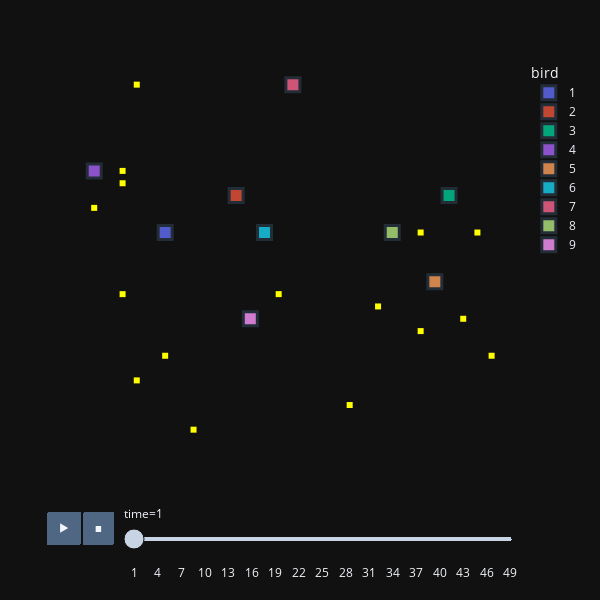

The notebook cell saved with this chart:
### Code cell
# animate a simulation
# load the data from the one simulation
sim_folder = 'sim0_run0'
sim_dir = os.path.join(home_dir, sim_folder)
birdlocsDF = pd.read_csv(os.path.join(sim_dir, "birdlocsDF.csv"), index_col=0)
rewardlocsDF = pd.read_csv(os.path.join(sim_dir, "rewardlocsDF.csv"), index_col=0)

# animate the last simulation
communicators = ft.object_from_data(birdlocsDF, rewardlocsDF)
ft.animate_birds(communicators, plot_rewards=True,
                  width = 600, height = 600, point_size = 10)

### Figure 1 — Plotly figure (JSON) as saved in the notebook; plotly's stock layout.template omitted (floating-point values rounded to 4 significant figures)
{"data": [{"hovertemplate": "bird=1<br>time=1<br>x=%{x}<br>y=%{y}<extra></extra>", "legendgroup": "1", "marker": {"color": "#636efa", "line": {"width": 3}, "opacity": 0.8, "size": 14, "symbol": "square"}, "mode": "markers", "name": "1", "orientation": "v", "showlegend": true, "type": "scatter", "x": [5], "xaxis": "x", "y": [16], "yaxis": "y"}, {"hovertemplate": "bird=2<br>time=1<br>x=%{x}<br>y=%{y}<extra></extra>", "legendgroup": "2", "marker": {"color": "#EF553B", "line": {"width": 3}, "opacity": 0.8, "size": 14, "symbol": "square"}, "mode": "markers", "name": "2", "orientation": "v", "showlegend": true, "type": "scatter", "x": [10], "xaxis": "x", "y": [19], "yaxis": "y"}, {"hovertemplate": "bird=3<br>time=1<br>x=%{x}<br>y=%{y}<extra></extra>", "legendgroup": "3", "marker": {"color": "#00cc96", "line": {"width": 3}, "opacity": 0.8, "size": 14, "symbol": "square"}, "mode": "markers", "name": "3", "orientation": "v", "showlegend": true, "type": "scatter", "x": [25], "xaxis": "x", "y": [19], "yaxis": "y"}, {"hovertemplate": "bird=4<br>time=1<br>x=%{x}<br>y=%{y}<extra></extra>", "legendgroup": "4", "marker": {"color": "#ab63fa", "line": {"width": 3}, "opacity": 0.8, "size": 14, "symbol": "square"}, "mode": "markers", "name": "4", "orientation": "v", "showlegend": true, "type": "scatter", "x": [0], "xaxis": "x", "y": [21], "yaxis": "y"}, {"hovertemplate": "bird=5<br>time=1<br>x=%{x}<br>y=%{y}<extra></extra>", "legendgroup": "5", "marker": {"color": "#FFA15A", "line": {"width": 3}, "opacity": 0.8, "size": 14, "symbol": "square"}, "mode": "markers", "name": "5", "orientation": "v", "showlegend": true, "type": "scatter", "x": [24], "xaxis": "x", "y": [12], "yaxis": "y"}, {"hovertemplate": "bird=6<br>time=1<br>x=%{x}<br>y=%{y}<extra></extra>", "legendgroup": "6", "marker": {"color": "#19d3f3", "line": {"width": 3}, "opacity": 0.8, "size": 14, "symbol": "square"}, "mode": "markers", "name": "6", "orientation": "v", "showlegend": true, "type": "scatter", "x": [12], "xaxis": "x", "y": [16], "yaxis": "y"}, {"hovertemplate": "bird=7<br>time=1<br>x=%{x}<br>y=%{y}<extra></extra>", "legendgroup": "7", "marker": {"color": "#FF6692", "line": {"width": 3}, "opacity": 0.8, "size": 14, "symbol": "square"}, "mode": "markers", "name": "7", "orientation": "v", "showlegend": true, "type": "scatter", "x": [14], "xaxis": "x", "y": [28], "yaxis": "y"}, {"hovertemplate": "bird=8<br>time=1<br>x=%{x}<br>y=%{y}<extra></extra>", "legendgroup": "8", "marker": {"color": "#B6E880", "line": {"width": 3}, "opacity": 0.8, "size": 14, "symbol": "square"}, "mode": "markers", "name": "8", "orientation": "v", "showlegend": true, "type": "scatter", "x": [21], "xaxis": "x", "y": [16], "yaxis": "y"}, {"hovertemplate": "bird=9<br>time=1<br>x=%{x}<br>y=%{y}<extra></extra>", "legendgroup": "9", "marker": {"color": "#FF97FF", "line": {"width": 3}, "opacity": 0.8, "size": 14, "symbol": "square"}, "mode": "markers", "name": "9", "orientation": "v", "showlegend": true, "type": "scatter", "x": [11], "xaxis": "x", "y": [9], "yaxis": "y"}, {"hovertemplate": "bird=reward<br>time=1<br>x=%{x}<br>y=%{y}<extra></extra>", "legendgroup": "reward", "marker": {"color": "yellow", "symbol": "square"}, "mode": "markers", "name": "reward", "orientation": "v", "showlegend": false, "type": "scatter", "x": [7, 18, 3, 5, 28, 23, 26, 20, 2, 13, 23, 27, 0, 2, 2, 3], "xaxis": "x", "y": [0, 2, 4, 6, 6, 8, 9, 10, 11, 11, 16, 16, 18, 20, 21, 28], "yaxis": "y"}], "layout": {"autosize": false, "height": 600, "legend": {"title": {"text": "bird"}, "tracegroupgap": 0}, "margin": {"t": 60}, "sliders": [{"active": 0, "currentvalue": {"prefix": "time="}, "len": 0.9, "pad": {"b": 10, "t": 60}, "steps": [{"args": [["1"], {"frame": {"duration": 0, "redraw": false}, "fromcurrent": true, "mode": "immediate", "transition": {"duration": 0, "easing": "linear"}}], "label": "1", "method": "animate"}, {"args": [["2"], {"frame": {"duration": 0, "redraw": false}, "fromcurrent": true, "mode": "immediate", "transition": {"duration": 0, "easing": "linear"}}], "label": "2", "method": "animate"}, {"args": [["3"], {"frame": {"duration": 0, "redraw": false}, "fromcurrent": true, "mode": "immediate", "transition": {"duration": 0, "easing": "linear"}}], "label": "3", "method": "animate"}, {"args": [["4"], {"frame": {"duration": 0, "redraw": false}, "fromcurrent": true, "mode": "immediate", "transition": {"duration": 0, "easing": "linear"}}], "label": "4", "method": "animate"}, {"args": [["5"], {"frame": {"duration": 0, "redraw": false}, "fromcurrent": true, "mode": "immediate", "transition": {"duration": 0, "easing": "linear"}}], "label": "5", "method": "animate"}, {"args": [["6"], {"frame": {"duration": 0, "redraw": false}, "fromcurrent": true, "mode": "immediate", "transition": {"duration": 0, "easing": "linear"}}], "label": "6", "method": "animate"}, {"args": [["7"], {"frame": {"duration": 0, "redraw": false}, "fromcurrent": true, "mode": "immediate", "transition": {"duration": 0, "easing": "linear"}}], "label": "7", "method": "animate"}, {"args": [["8"], {"frame": {"duration": 0, "redraw": false}, "fromcurrent": true, "mode": "immediate", "transition": {"duration": 0, "easing": "linear"}}], "label": "8", "method": "animate"}, {"args": [["9"], {"frame": {"duration": 0, "redraw": false}, "fromcurrent": true, "mode": "immediate", "transition": {"duration": 0, "easing": "linear"}}], "label": "9", "method": "animate"}, {"args": [["10"], {"frame": {"duration": 0, "redraw": false}, "fromcurrent": true, "mode": "immediate", "transition": {"duration": 0, "easing": "linear"}}], "label": "10", "method": "animate"}, {"args": [["11"], {"frame": {"duration": 0, "redraw": false}, "fromcurrent": true, "mode": "immediate", "transition": {"duration": 0, "easing": "linear"}}], "label": "11", "method": "animate"}, {"args": [["12"], {"frame": {"duration": 0, "redraw": false}, "fromcurrent": true, "mode": "immediate", "transition": {"duration": 0, "easing": "linear"}}], "label": "12", "method": "animate"}, {"args": [["13"], {"frame": {"duration": 0, "redraw": false}, "fromcurrent": true, "mode": "immediate", "transition": {"duration": 0, "easing": "linear"}}], "label": "13", "method": "animate"}, {"args": [["14"], {"frame": {"duration": 0, "redraw": false}, "fromcurrent": true, "mode": "immediate", "transition": {"duration": 0, "easing": "linear"}}], "label": "14", "method": "animate"}, {"args": [["15"], {"frame": {"duration": 0, "redraw": false}, "fromcurrent": true, "mode": "immediate", "transition": {"duration": 0, "easing": "linear"}}], "label": "15", "method": "animate"}, {"args": [["16"], {"frame": {"duration": 0, "redraw": false}, "fromcurrent": true, "mode": "immediate", "transition": {"duration": 0, "easing": "linear"}}], "label": "16", "method": "animate"}, {"args": [["17"], {"frame": {"duration": 0, "redraw": false}, "fromcurrent": true, "mode": "immediate", "transition": {"duration": 0, "easing": "linear"}}], "label": "17", "method": "animate"}, {"args": [["18"], {"frame": {"duration": 0, "redraw": false}, "fromcurrent": true, "mode": "immediate", "transition": {"duration": 0, "easing": "linear"}}], "label": "18", "method": "animate"}, {"args": [["19"], {"frame": {"duration": 0, "redraw": false}, "fromcurrent": true, "mode": "immediate", "transition": {"duration": 0, "easing": "linear"}}], "label": "19", "method": "animate"}, {"args": [["20"], {"frame": {"duration": 0, "redraw": false}, "fromcurrent": true, "mode": "immediate", "transition": {"duration": 0, "easing": "linear"}}], "label": "20", "method": "animate"}, {"args": [["21"], {"frame": {"duration": 0, "redraw": false}, "fromcurrent": true, "mode": "immediate", "transition": {"duration": 0, "easing": "linear"}}], "label": "21", "method": "animate"}, {"args": [["22"], {"frame": {"duration": 0, "redraw": false}, "fromcurrent": true, "mode": "immediate", "transition": {"duration": 0, "easing": "linear"}}], "label": "22", "method": "animate"}, {"args": [["23"], {"frame": {"duration": 0, "redraw": false}, "fromcurrent": true, "mode": "immediate", "transition": {"duration": 0, "easing": "linear"}}], "label": "23", "method": "animate"}, {"args": [["24"], {"frame": {"duration": 0, "redraw": false}, "fromcurrent": true, "mode": "immediate", "transition": {"duration": 0, "easing": "linear"}}], "label": "24", "method": "animate"}, {"args": [["25"], {"frame": {"duration": 0, "redraw": false}, "fromcurrent": true, "mode": "immediate", "transition": {"duration": 0, "easing": "linear"}}], "label": "25", "method": "animate"}, {"args": [["26"], {"frame": {"duration": 0, "redraw": false}, "fromcurrent": true, "mode": "immediate", "transition": {"duration": 0, "easing": "linear"}}], "label": "26", "method": "animate"}, {"args": [["27"], {"frame": {"duration": 0, "redraw": false}, "fromcurrent": true, "mode": "immediate", "transition": {"duration": 0, "easing": "linear"}}], "label": "27", "method": "animate"}, {"args": [["28"], {"frame": {"duration": 0, "redraw": false}, "fromcurrent": true, "mode": "immediate", "transition": {"duration": 0, "easing": "linear"}}], "label": "28", "method": "animate"}, {"args": [["29"], {"frame": {"duration": 0, "redraw": false}, "fromcurrent": true, "mode": "immediate", "transition": {"duration": 0, "easing": "linear"}}], "label": "29", "method": "animate"}, {"args": [["30"], {"frame": {"duration": 0, "redraw": false}, "fromcurrent": true, "mode": "immediate", "transition": {"duration": 0, "easing": "linear"}}], "label": "30", "method": "animate"}, {"args": [["31"], {"frame": {"duration": 0, "redraw": false}, "fromcurrent": true, "mode": "immediate", "transition": {"duration": 0, "easing": "linear"}}], "label": "31", "method": "animate"}, {"args": [["32"], {"frame": {"duration": 0, "redraw": false}, "fromcurrent": true, "mode": "immediate", "transition": {"duration": 0, "easing": "linear"}}], "label": "32", "method": "animate"}, {"args": [["33"], {"frame": {"duration": 0, "redraw": false}, "fromcurrent": true, "mode": "immediate", "transition": {"duration": 0, "easing": "linear"}}], "label": "33", "method": "animate"}, {"args": [["34"], {"frame": {"duration": 0, "redraw": false}, "fromcurrent": true, "mode": "immediate", "transition": {"duration": 0, "easing": "linear"}}], "label": "34", "method": "animate"}, {"args": [["35"], {"frame": {"duration": 0, "redraw": false}, "fromcurrent": true, "mode": "immediate", "transition": {"duration": 0, "easing": "linear"}}], "label": "35", "method": "animate"}, {"args": [["36"], {"frame": {"duration": 0, "redraw": false}, "fromcurrent": true, "mode": "immediate", "transition": {"duration": 0, "easing": "linear"}}], "label": "36", "method": "animate"}, {"args": [["37"], {"frame": {"duration": 0, "redraw": false}, "fromcurrent": true, "mode": "immediate", "transition": {"duration": 0, "easing": "linear"}}], "label": "37", "method": "animate"}, {"args": [["38"], {"frame": {"duration": 0, "redraw": false}, "fromcurrent": true, "mode": "immediate", "transition": {"duration": 0, "easing": "linear"}}], "label": "38", "method": "animate"}, {"args": [["39"], {"frame": {"duration": 0, "redraw": false}, "fromcurrent": true, "mode": "immediate", "transition": {"duration": 0, "easing": "linear"}}], "label": "39", "method": "animate"}, {"args": [["40"], {"frame": {"duration": 0, "redraw": false}, "fromcurrent": true, "mode": "immediate", "transition": {"duration": 0, "easing": "linear"}}], "label": "40", "method": "animate"}, {"args": [["41"], {"frame": {"duration": 0, "redraw": false}, "fromcurrent": true, "mode": "immediate", "transition": {"duration": 0, "easing": "linear"}}], "label": "41", "method": "animate"}, {"args": [["42"], {"frame": {"duration": 0, "redraw": false}, "fromcurrent": true, "mode": "immediate", "transition": {"duration": 0, "easing": "linear"}}], "label": "42", "method": "animate"}, {"args": [["43"], {"frame": {"duration": 0, "redraw": false}, "fromcurrent": true, "mode": "immediate", "transition": {"duration": 0, "easing": "linear"}}], "label": "43", "method": "animate"}, {"args": [["44"], {"frame": {"duration": 0, "redraw": false}, "fromcurrent": true, "mode": "immediate", "transition": {"duration": 0, "easing": "linear"}}], "label": "44", "method": "animate"}, {"args": [["45"], {"frame": {"duration": 0, "redraw": false}, "fromcurrent": true, "mode": "immediate", "transition": {"duration": 0, "easing": "linear"}}], "label": "45", "method": "animate"}, {"args": [["46"], {"frame": {"duration": 0, "redraw": false}, "fromcurrent": true, "mode": "immediate", "transition": {"duration": 0, "easing": "linear"}}], "label": "46", "method": "animate"}, {"args": [["47"], {"frame": {"duration": 0, "redraw": false}, "fromcurrent": true, "mode": "immediate", "transition": {"duration": 0, "easing": "linear"}}], "label": "47", "method": "animate"}, {"args": [["48"], {"frame": {"duration": 0, "redraw": false}, "fromcurrent": true, "mode": "immediate", "transition": {"duration": 0, "easing": "linear"}}], "label": "48", "method": "animate"}, {"args": [["49"], {"frame": {"duration": 0, "redraw": false}, "fromcurrent": true, "mode": "immediate", "transition": {"duration": 0, "easing": "linear"}}], "label": "49", "method": "animate"}], "x": 0.1, "xanchor": "left", "y": 0, "yanchor": "top"}], "updatemenus": [{"buttons": [{"args": [null, {"frame": {"duration": 500, "redraw": false}, "fromcurrent": true, "mode": "immediate", "transition": {"duration": 0, "easing": "linear"}}], "label": "&#9654;", "method": "animate"}, {"args": [[null], {"frame": {"duration": 0, "redraw": false}, "fromcurrent": true, "mode": "immediate", "transition": {"duration": 0, "easing": "linear"}}], "label": "&#9724;", "method": "animate"}], "direction": "left", "pad": {"r": 10, "t": 70}, "showactive": false, "type": "buttons", "x": 0.1, "xanchor": "right", "y": 0, "yanchor": "top"}], "width": 600, "xaxis": {"anchor": "y", "domain": [0, 1], "range": [-1, 30], "showgrid": false, "showticklabels": false, "ticks": "", "title": {"text": ""}, "zeroline": false}, "yaxis": {"anchor": "x", "domain": [0, 1], "range": [-1, 30], "showgrid": false, "showticklabels": false, "ticks": "", "title": {"text": ""}, "zeroline": false}}}
